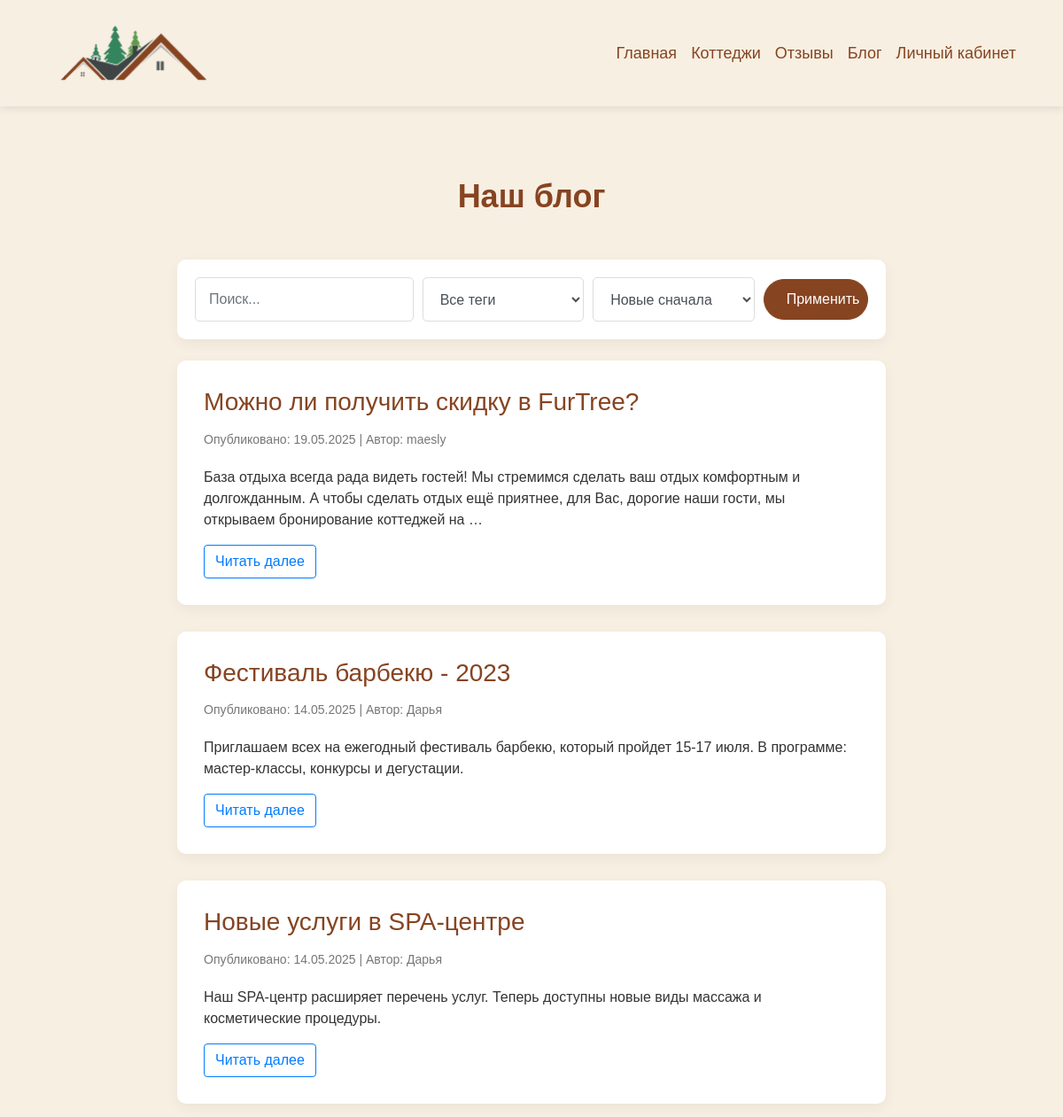
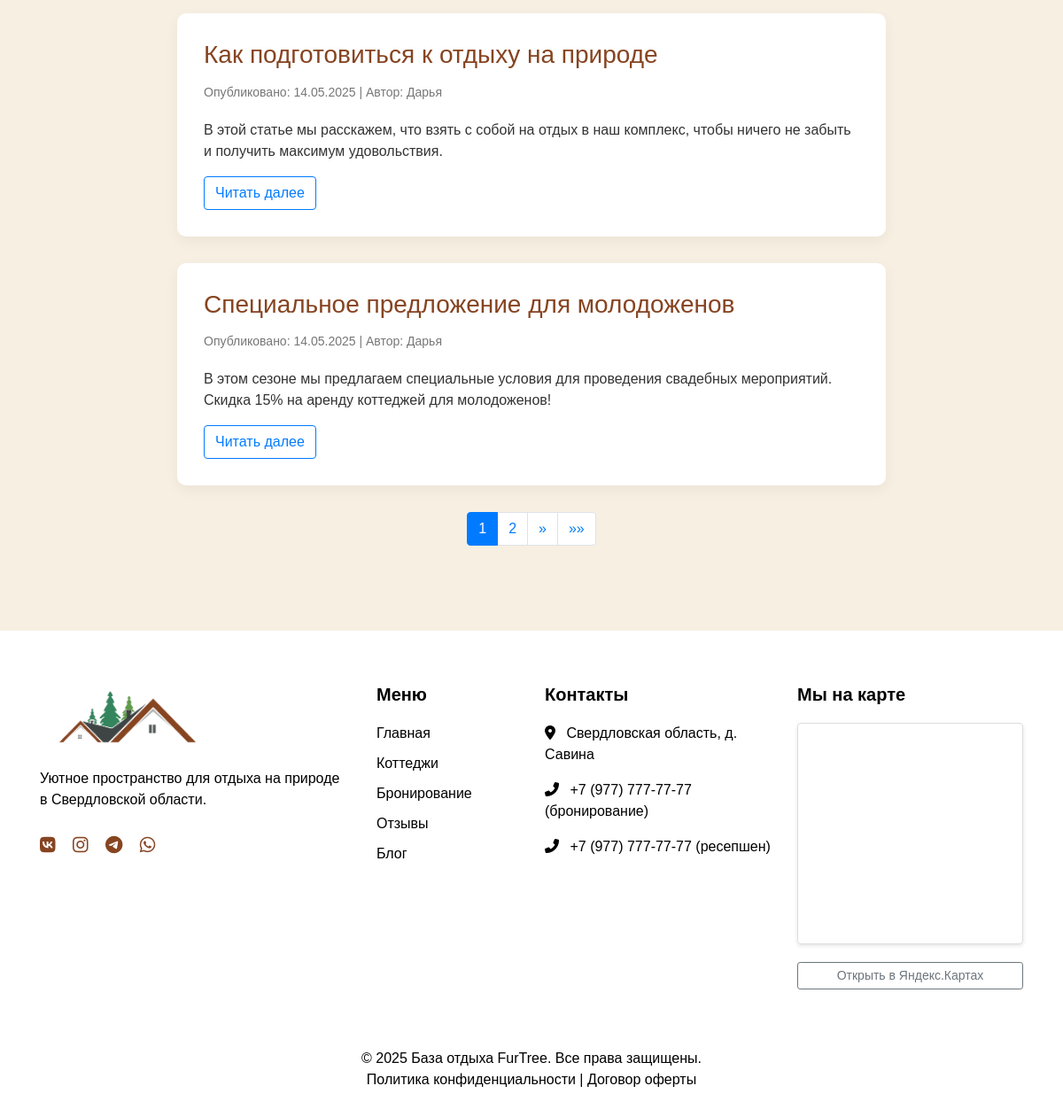
/posts/, run on the app's committed database (2 pictures, top to bottom).
### recreation/models.py (models this page shows, shortened)
class Post(models.Model):
    STATUS_CHOICES = [
        ("draft", "Черновик"),
        ("published", "Опубликовано"),
    ]
    title = models.CharField(max_length=250, verbose_name="Заголовок")
    slug = models.SlugField(
        max_length=250,
        unique_for_date="publish",
        verbose_name="URL-адрес",
        unique=True,
        blank=True,  # Разрешаем пустое значение для автозаполнения
    )
    author = models.ForeignKey(
        settings.AUTH_USER_MODEL,
        on_delete=models.CASCADE,
        related_name="blog_posts",
        verbose_name="Автор",
    )
    body = RichTextField(verbose_name="Содержание")
    publish = models.DateTimeField(default=timezone.now, verbose_name="Дата публикации")
    created = models.DateTimeField(auto_now_add=True, verbose_name="Дата создания")
    updated = models.DateTimeField(auto_now=True, verbose_name="Дата обновления")
    status = models.CharField(
        max_length=10, choices=STATUS_CHOICES, default="draft", verbose_name="Статус"
    )
    tags = models.ManyToManyField(
        "Tag", related_name="posts", through="PostTag", verbose_name="Теги", blank=True
    )
    image = models.ImageField(
        upload_to="post_images/", verbose_name="Изображение", blank=True, null=True
    )
    objects = models.Manager()  # Менеджер по умолчанию
    published = PostManager()  # Кастомный менеджер для опубликованных постов
    class Meta:
        ordering = ["-publish"]
        indexes = [
            models.Index(fields=["-publish"]),
        ]
        verbose_name = "Пост"
        verbose_name_plural = "Посты"
    def get_absolute_url(self):
        return reverse("post_detail", args=[self.slug])

class CustomUser(AbstractUser):
    phone = models.CharField(
        _("Телефон"),
        max_length=12,
        default="+70000000000",
        help_text=_("Формат: +79991234567"),
    )
    last_name = models.CharField(_("Фамилия"), max_length=100, blank=False)
    username = models.CharField(_("Имя"), max_length=100, unique=True)
    patronymic = models.CharField(_("Отчество"), max_length=100, blank=True, null=True)
    REQUIRED_FIELDS = ["email", "phone", "last_name", "patronymic"]
    class Meta:
        db_table = "recreation_customuser"
        verbose_name = _("Пользователь")
        verbose_name_plural = _("Пользователи")
        ordering = ["last_name", "username"]
    def get_full_name(self):
        full_name = f"{self.last_name} {self.username}"  # Используем username как имя
        if self.patronymic:
            full_name += f" {self.patronymic}"
        return full_name.strip()

### recreation/views.py (the view)
# urls.py: path("posts/", views.post_list, name="post_list"),
def post_list(request):
    posts = (
        Post.objects.filter(status="published")
        .select_related("author")
        .prefetch_related("tags")
    )
    search_query = request.GET.get("search", "")
    tag_query = request.GET.get("tag", "")
    order_by = request.GET.get("order_by", "-publish")
    if search_query:
        posts = posts.filter(
            Q(title__icontains=search_query) | Q(body__icontains=search_query)
        )
    if tag_query:
        posts = posts.filter(tags__name=tag_query)
    posts = posts.order_by(order_by).distinct()
    all_tags = Tag.objects.annotate(num_posts=Count("posts")).filter(num_posts__gt=0)
    paginator = Paginator(posts, 5)
    page_number = request.GET.get("page")
    try:
        page_obj = paginator.page(page_number)
    except PageNotAnInteger:
        page_obj = paginator.page(1)
    except EmptyPage:
        page_obj = paginator.page(paginator.num_pages)
    context = {
        "page_obj": page_obj,
        "search_query": search_query,
        "tag_query": tag_query,
        "order_by": order_by,
        "all_tags": all_tags,
    }
    return render(request, "blog/post_list.html", context)

### recreation/templates/blog/post_list.html (shortened to what this page needs)
{% load static %}
<!DOCTYPE html>
<html lang="ru">
<head>
    <link rel="stylesheet" href="https://stackpath.bootstrapcdn.com/bootstrap/4.5.2/css/bootstrap.min.css">
    <link rel="stylesheet" href="https://cdnjs.cloudflare.com/ajax/libs/font-awesome/6.0.0/css/all.min.css">
    <link rel="stylesheet" href="{% static 'css/style.css' %}">
</head>
<body>
     <nav class="navbar navbar-expand-lg navbar-light">
        <div class="container">
            <a class="navbar-brand" href="#">
                <img src="{% static 'images/logotip.png' %}" alt="FurTree Logo">
            </a>
            <div class="collapse navbar-collapse" id="navbarNav">
                <ul class="navbar-nav ml-auto">
                    <li class="nav-item active">
                        <a class="nav-link" href="{% url 'home' %}">Главная</a>
                    </li>
                    <li class="nav-item">
                        <a class="nav-link" href="{% url 'cottages' %}">Коттеджи</a>
                    </li>
                    <li class="nav-item">
                        <a class="nav-link" href="{% url 'all_reviews' %}">Отзывы</a>
                    </li>
                    <li class="nav-item">
                        <a class="nav-link" href="{% url 'post_list' %}">Блог</a>
                    </li>
                    <li class="nav-item">
                        <a class="nav-link" href="{% url 'account' %}">Личный кабинет</a>
                    </li>
                </ul>
            </div>
        </div>
    </nav>
    <section class="blog-section">
        <div class="container">
            <h2 class="section-title">Наш блог</h2>
            <div class="blog-container">
                <form method="GET" action="" class="search-form mb-4">
                    <div class="form-row align-items-center">
                        <div class="col-md-4 mb-2 mb-md-0">
                            <input type="text" class="form-control" name="search" placeholder="Поиск..." value="{{ search_query }}">
                        </div>
                        <div class="col-md-3 mb-2 mb-md-0">
                            <select name="tag" class="form-control">
                                <option value="">Все теги</option>
                            </select>
                        </div>
                        <div class="col-md-3 mb-2 mb-md-0">
                            <select name="order_by" class="form-control">
                                <option value="-publish" {% if order_by == '-publish' %}selected{% endif %}>Новые сначала</option>
                            </select>
                        </div>
                        <div class="col-md-2">
                            <button type="submit" class="btn btn-primary w-100">
                                Применить
                            </button>
                        </div>
                    </div>
                </form>
                {% for post in page_obj %}
                <div class="blog-post">
                    <h3 class="post-title">
                        <a href="{% url 'post_detail' slug=post.slug %}" style="color: inherit; text-decoration: none;">
                            {{ post.title }}
                        </a>
                    </h3>
                    <div class="post-meta">
                        Опубликовано: {{ post.publish|date:"d.m.Y" }} | Автор: {{ post.author.get_full_name }}
                    </div>
                    <p>{{ post.body|truncatewords:30 }}</p>
                    <a href="{{ post.get_absolute_url }}" class="btn btn-outline-primary">Читать далее</a>
                </div>
                {% endfor %}
                {% if page_obj.has_other_pages %}
                <nav aria-label="Page navigation">
                    <ul class="pagination justify-content-center">
                        {% for num in page_obj.paginator.page_range %}
                            {% if page_obj.number == num %}
                                <li class="page-item active">
                                    <a class="page-link" href="?page={{ num }}{% if order_by %}&order_by={{ order_by }}{% endif %}">{{ num }}</a>
                                </li>
                            {% elif num > page_obj.number|add:'-3' and num < page_obj.number|add:'3' %}
                                <li class="page-item">
                                    <a class="page-link" href="?page={{ num }}{% if order_by %}&order_by={{ order_by }}{% endif %}">{{ num }}</a>
                                </li>
                            {% endif %}
                        {% endfor %}
                        {% if page_obj.has_next %}
                            <li class="page-item">
                                <a class="page-link" href="?page={{ page_obj.next_page_number }}{% if order_by %}&order_by={{ order_by }}{% endif %}" aria-label="Next">
                                    <span aria-hidden="true">&raquo;</span>
                                </a>
                            </li>
                            <li class="page-item">
                                <a class="page-link" href="?page={{ page_obj.paginator.num_pages }}{% if order_by %}&order_by={{ order_by }}{% endif %}" aria-label="Last">
                                    <span aria-hidden="true">&raquo;&raquo;</span>
                                </a>
                            </li>
                        {% endif %}
                    </ul>
                </nav>
                {% endif %}
            </div>
        </div>
    </section>
    <footer class="footer">
        <div class="container">
            <div class="row">
                <div class="col-lg-4 mb-5 mb-lg-0 light">
                    <img src="{% static 'images/logotip.png' %}" alt="FurTree Logo" class="footer-logo">
                    <p>Уютное пространство для отдыха на природе в Свердловской области.</p>
                    <div class="social-icons mt-4">
                        <a href="#"><i class="fab fa-vk"></i></a>
                        <a href="#"><i class="fab fa-instagram"></i></a>
                        <a href="#"><i class="fab fa-telegram"></i></a>
                        <a href="#"><i class="fab fa-whatsapp"></i></a>
                    </div>
                </div>
                <div class="col-lg-2 col-md-6 mb-5 mb-md-0">
                    <h3 class="footer-title">Меню</h3>
                    <div class="footer-links">
                        <a href="/">Главная</a>
                        <a href="/cottages/">Коттеджи</a>
                        <a href="/booking/">Бронирование</a>
                        <a href="/reviews/">Отзывы</a>
                        <a href="/posts/">Блог</a>
                    </div>
                </div>
                <div class="col-lg-3 col-md-6 mb-5 mb-md-0">
                    <h3 class="footer-title">Контакты</h3>
                    <div class="footer-links">
                        <p><i class="fas fa-map-marker-alt mr-2"></i> Свердловская область, д. Савина</p>
                        <p><i class="fas fa-phone-alt mr-2"></i> +7 (977) 777-77-77 (бронирование)</p>
                        <p><i class="fas fa-phone-alt mr-2"></i> +7 (977) 777-77-77 (ресепшен)</p>
                    </div>
                </div>
                <div class="col-lg-3 col-md-6">
                    <h3 class="footer-title">Мы на карте</h3>
                    <div class="map-container">
                        <iframe
                            src="https://yandex.ru/map-widget/v1/?ll=63.190568%2C56.901132&z=15&pt=63.190568,56.901132,pm2grl"
                            width="100%"
                            height="250"
                            frameborder="0"
                            allowfullscreen="true"
                            style="border: 1px solid #ddd; border-radius: 4px;">
                        </iframe>
                        <a href="https://yandex.ru/maps/?ll=63.190568%2C56.901132&z=15&pt=63.190568,56.901132,pm2grl"
                        target="_blank"
                        class="btn btn-sm btn-outline-secondary mt-2 d-block">
                            Открыть в Яндекс.Картах
                        </a>
                    </div>
                </div>
            </div>
            <div class="copyright">
                <p class="mb-0">© {% now "Y" %} База отдыха FurTree. Все права защищены.</p>
                <p class="mb-0">Политика конфиденциальности | Договор оферты</p>
            </div>
        </div>
    </footer>
</body>
</html>

### static/css/style.css (style rules this page uses)
:root { --primary-color: #864421; --secondary-color: #f7efe2; --text-color: #333; --light-text: #fff; --dark-brown: #5a2d0c; --transition: all 0.3s ease; }
* { margin: 0; padding: 0; box-sizing: border-box; font-family: 'Montserrat', sans-serif; }
body { background-color: var(--secondary-color); color: var(--text-color); overflow-x: hidden; }
.navbar { background-color: var(--secondary-color) !important; padding: 15px 0; box-shadow: 0 2px 10px rgba(0, 0, 0, 0.1); }
.navbar-brand img { height: 80px; transition: var(--transition); }
.navbar-nav .nav-link { color: var(--primary-color) !important; font-weight: 500; font-size: 18px; padding: 10px 15px; transition: var(--transition); }
.form-control { height: 50px; border-radius: 5px; border: 1px solid #ddd; padding: 10px 15px; font-size: 16px; }
.btn-primary { background-color: var(--primary-color); border-color: var(--primary-color); padding: 12px 30px; font-size: 18px; font-weight: 500; border-radius: 30px; transition: var(--transition); }
.section-title { text-align: center; margin-bottom: 50px; color: var(--primary-color); font-weight: 700; font-size: 36px; }
.footer { background-color: var(--primary-color); color: var(--light-text); padding: 60px 0 30px; }
.footer-logo { max-width: 200px; margin-bottom: 20px; }
.footer-title { font-size: 20px; font-weight: 600; margin-bottom: 20px; }
.footer-links a { color: #000; display: block; margin-bottom: 10px; transition: var(--transition); }
.social-icons a { color: #864421; font-size: 20px; margin-right: 15px; transition: var(--transition); }
.copyright { border-top: 1px solid rgba(255, 255, 255, 0.1); padding-top: 20px; margin-top: 30px; text-align: center; }
.btn-primary { background-color: #864421; border-color: #864421; padding: 10px 25px; font-size: 16px; border-radius: 30px; transition: all 0.3s ease; }

### recreation/templates/blog/post_list.html (style rules this page uses)
:root { --primary-color: #864421; --secondary-color: #f7efe2; --text-color: #333; --light-text: #fff; --dark-brown: #5a2d0c; --transition: all 0.3s ease; }
body { background-color: var(--secondary-color); color: var(--text-color); overflow-x: hidden; }
.blog-section { padding: 80px 0; }
.section-title { text-align: center; margin-bottom: 50px; color: var(--primary-color); font-weight: 700; font-size: 36px; }
.blog-container { max-width: 800px; margin: 0 auto; }
.footer-links a { color: #000; display: block; margin-bottom: 10px; transition: var(--transition); }
.social-icons a { color: #864421; font-size: 20px; margin-right: 15px; transition: var(--transition); }
.blog-post { background-color: white; border-radius: 10px; padding: 30px; margin-bottom: 30px; box-shadow: 0 5px 15px rgba(0, 0, 0, 0.05); transition: var(--transition); }
.post-title { color: var(--primary-color); margin-bottom: 15px; }
.post-meta { color: #777; font-size: 14px; margin-bottom: 20px; }
.footer { background-color: white; color: black; }
.search-form { margin-bottom: 40px; background: white; padding: 20px; border-radius: 10px; box-shadow: 0 5px 15px rgba(0, 0, 0, 0.05); }
.map-container { margin-bottom: 15px; position: relative; }
.map-container iframe { border-radius: 5px; box-shadow: 0 2px 4px rgba(0,0,0,0.1); margin-bottom: 5px; width: 100%; aspect-ratio: 16/9; min-height: 250px; }

### data on the page
Post: title "Можно ли получить скидку в FurTree?", publish "19.05.2025", author.get_full_name "maesly", body "База отдыха всегда рада видеть гостей! Мы стремимся сделать ваш отдых комфортным и долгожданным. А чтобы сделать отдых ещё приятнее, для Вас, дорогие наши гости, мы открываем бронирование коттеджей на …"
Post: title "Фестиваль барбекю - 2023", publish "14.05.2025", author.get_full_name "Дарья", body "Приглашаем всех на ежегодный фестиваль барбекю, который пройдет 15-17 июля. В программе: мастер-классы, конкурсы и дегустации."
Post: title "Новые услуги в SPA-центре", publish "14.05.2025", author.get_full_name "Дарья", body "Наш SPA-центр расширяет перечень услуг. Теперь доступны новые виды массажа и косметические процедуры."
Post: title "Как подготовиться к отдыху на природе", publish "14.05.2025", author.get_full_name "Дарья", body "В этой статье мы расскажем, что взять с собой на отдых в наш комплекс, чтобы ничего не забыть и получить максимум удовольствия."
Post: title "Специальное предложение для молодоженов", publish "14.05.2025", author.get_full_name "Дарья", body "В этом сезоне мы предлагаем специальные условия для проведения свадебных мероприятий. Скидка 15% на аренду коттеджей для молодоженов!"

### other printed values
{{ num }} "1"
{{ num }} "2"
